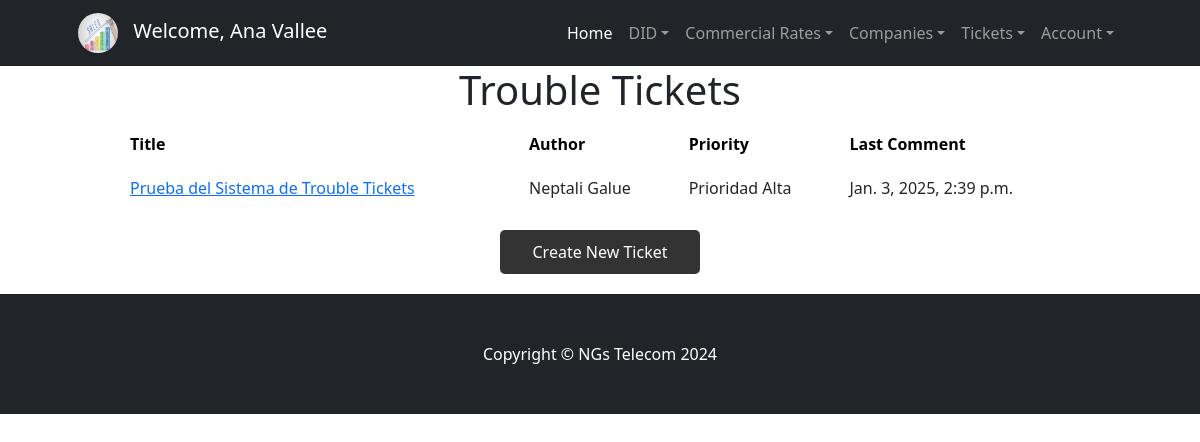
The app's page /DIDs/Tickets/ (signed in), older data.
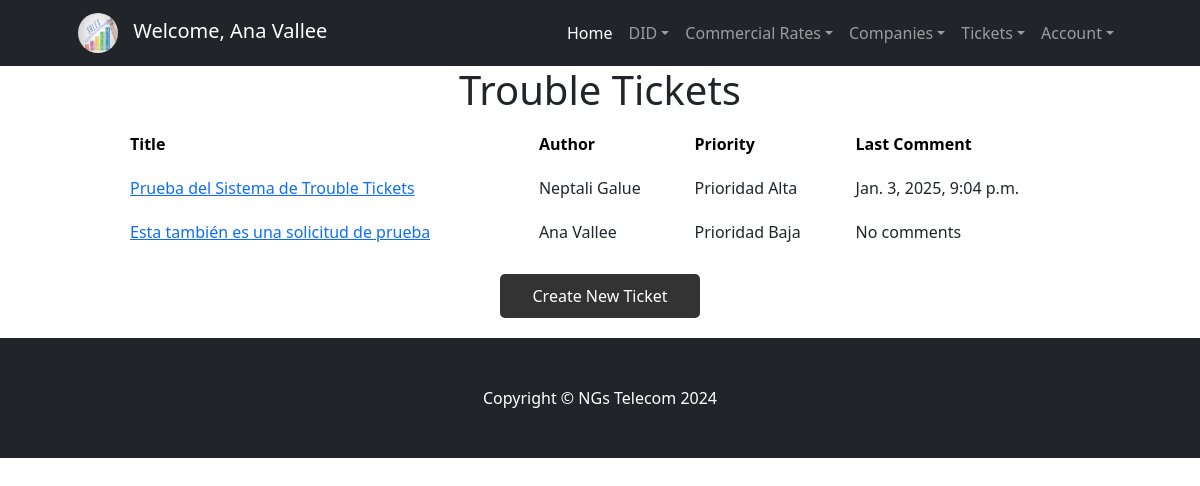
The same page, newer data.
### DIDs/models.py (models this page shows, shortened)
class TroubleTicket(models.Model):
    title = models.CharField(max_length=100)
    subtitle = models.CharField(max_length=255)
    content = models.TextField()
    created_at = models.DateTimeField(auto_now_add=True)
    author = models.ForeignKey(User, on_delete=models.CASCADE)

class Comment(models.Model):
    ticket = models.ForeignKey(TroubleTicket, related_name='comments', on_delete=models.CASCADE)
    author = models.ForeignKey(User, on_delete=models.CASCADE)
    content = models.TextField()
    created_at = models.DateTimeField(auto_now_add=True)

### accounts/models.py (models this page shows, shortened)
class CustomUser(AbstractUser):
    email = models.EmailField(unique=True)
    is_technical = models.BooleanField(default=False)
    is_commercial = models.BooleanField(default=False)
    avatar = models.ImageField(upload_to='avatars/', null=True, blank=True)  # Nuevo campo para el avatar
    USERNAME_FIELD = 'username'
    REQUIRED_FIELDS = ['email', 'first_name', 'last_name']

### DIDs/views.py (the view)
# urls.py: path('Tickets/', TicketListView.as_view(), name='ticket_list'),
@method_decorator(login_required, name='dispatch')
@method_decorator(technical_or_commercial_or_superuser_required, name='dispatch')
class TicketListView(ListView):
    model = TroubleTicket
    template_name = 'dids/TicketList.html'
    context_object_name = 'tickets'
    def get_context_data(self, **kwargs):
        context = super().get_context_data(**kwargs)
        tickets_with_last_comment = []
        for ticket in TroubleTicket.objects.all():
            last_comment = ticket.comments.order_by('-created_at').first()
            tickets_with_last_comment.append({
                'ticket': ticket,
                'last_comment': last_comment
            })
        context['tickets_with_last_comment'] = tickets_with_last_comment
        return context

### DIDs/templates/dids/TicketList.html (shortened to what this page needs)
<!DOCTYPE html>
<html lang="en">
<head>
</head>
<body>
    {% extends "dids/inicio.html" %} {% load static %}
    {% block contenidoQueCambia %}
    <h1>Trouble Tickets</h1>
    <table>
        <thead>
            <tr>
                <th>Title</th>
                <th>Author</th>
                <th>Priority</th>
                <th>Last Comment</th>
            </tr>
        </thead>
        <tbody>
            {% for item in tickets_with_last_comment %}
                <tr>
                    <td><a href="{% url 'ticket_detail' item.ticket.pk %}">{{ item.ticket.title }}</a></td>
                    <td>{{ item.ticket.author.first_name }} {{ item.ticket.author.last_name }}</td>
                    <td>{{ item.ticket.subtitle }}</td>
                    <td>{% if item.last_comment %}{{ item.last_comment.created_at }}{% else %}No comments{% endif %}</td>
                </tr>
            {% endfor %}
        </tbody>
    </table>
    <a href="{% url 'ticket_create' %}" class="create-ticket-button">Create New Ticket</a>
    {% endblock %}

Row changes from the older to the newer data that the page shows:
computed for TroubleTicket "Prueba del Sistema de Trouble Tickets": last_comment.created_at "Jan. 3, 2025, 2:39 p.m." → "Jan. 3, 2025, 9:04 p.m."
added TroubleTicket: ticket "Esta también es una solicitud de prueba", ticket.author.first_name "Ana", ticket.author.last_name "Vallee", ticket.subtitle "Prioridad Baja", shows "No comments"
